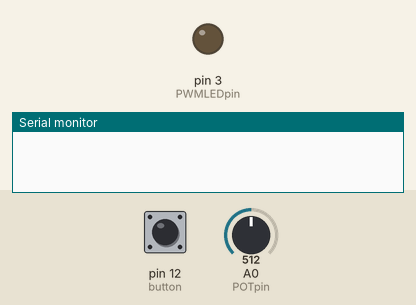
Recording of a sketch running on a simulated Arduino Uno, built with avr-gcc and run on an emulated ATmega328P. On the bench: output pins drawn as LEDs (lit = HIGH), the last lines printed to the serial monitor. Inputs (shaded band) come from the test bench; at power-on: pin 12 (button) LOW, A0 (POTpin) = 512.

Above: at 1.2 s.
1.3 s: pin 12 (button) pulled HIGH for 1 s
At 2.7 s:
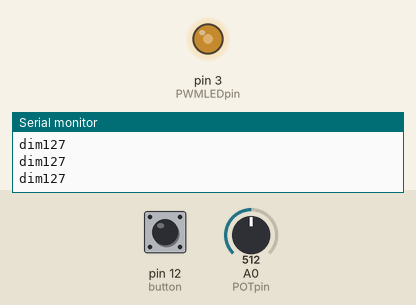
3.8 s: A0 (POTpin) set to 716
At 4.3 s:
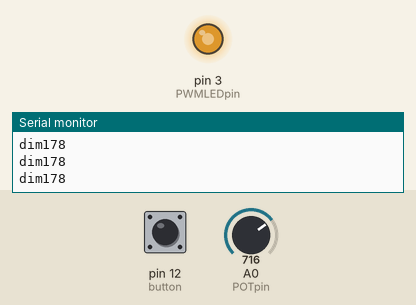
5.3 s: pin 12 (button) pulled HIGH for 0.15 s
At 6.4 s:
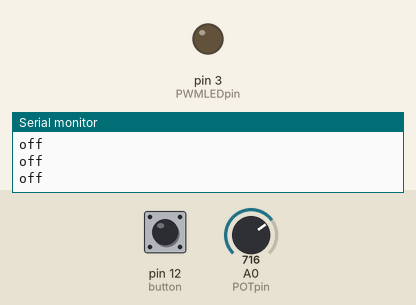
8.4 s: pin 12 (button) pulled HIGH for 3.2 s
At 12.3 s:
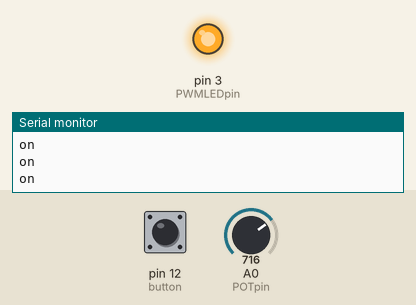
Timing chart, 0 to 13.8 s (numbered marks = the images above; inputs shaded):
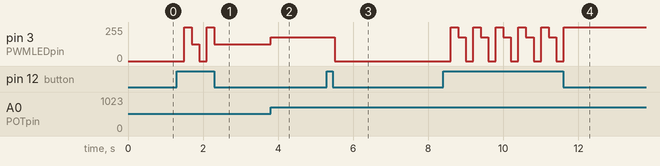

The sketch:

led_dim_lab.ino
```cpp
int POTpin = A0;
int button = 12;
int PWMLEDpin = 3;
int numPresses = 0;


void setup() {
  // put your setup code here, to run once:
  pinMode(PWMLEDpin, OUTPUT);
  pinMode(button, INPUT);
  pinMode(POTpin, INPUT);
}

void loop() {
  // put your main code here, to run repeatedly:
  int buttonPressed = digitalRead(button);
  if (buttonPressed == 1){
    numPresses++;
    delay(200);
  Serial.begin(9600);
  }
  switch (numPresses % 3){
    case 0:
      digitalWrite(PWMLEDpin, LOW);
      Serial.println("off");
      break;
    case 1:
      digitalWrite(PWMLEDpin, HIGH);
      Serial.println("on");
      break;
    case 2:
      int POTpinValue = analogRead(POTpin);
      POTpinValue = map(POTpinValue, 0, 1023, 0, 255);
      analogWrite(PWMLEDpin, POTpinValue);
      Serial.print("dim");
      Serial.println(POTpinValue);
      break;

    }
  }
```

Measured:
- after the input at 1.3 s, pin 3 (PWMLEDpin): 0/255 → 255/255 after 0.20 s, → 127/255 0.20 s later, → 0/255 0.20 s later, → 255/255 0.20 s later, … (5 changes in this stretch)
- after the input at 3.8 s, pin 3 (PWMLEDpin): 127/255 → 178/255 at once
- after the input at 5.3 s, pin 3 (PWMLEDpin): 178/255 → 0/255 after 0.20 s
- after the input at 8.4 s, pin 3 (PWMLEDpin): 0/255 → 255/255 after 0.20 s, then repeats every 0.60 s: 178/255 0.20 s, 0/255 0.20 s, 255/255 0.20 s, until it stays 255/255 from 11.6 s
